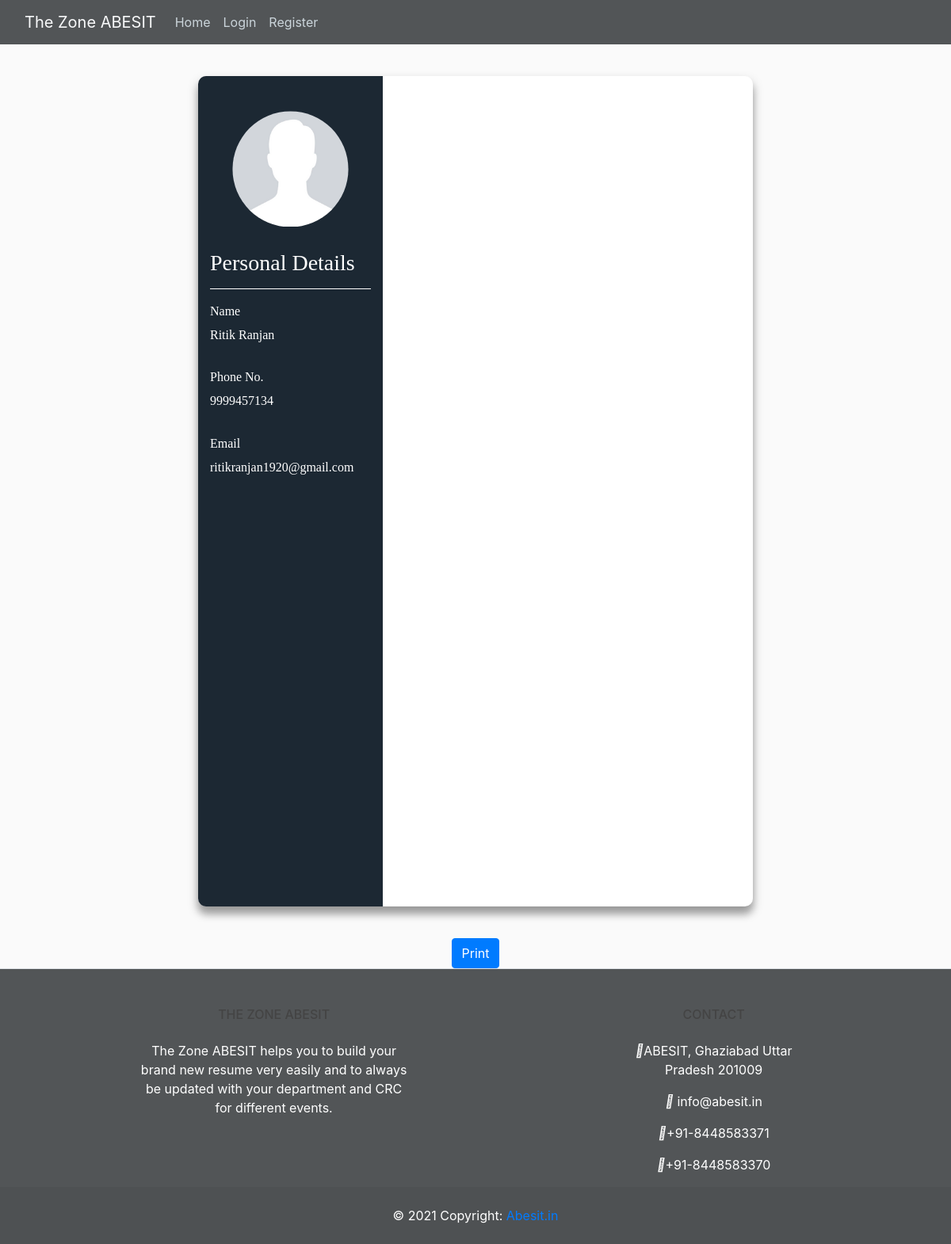
Screenshot of /1829010125/resume with the database file from the repository.
### zone/models.py (models this page shows, shortened)
class Student(db.Model, UserMixin):
    user_id = db.Column(db.String(12), primary_key=True, unique=True, nullable=False)
    name = db.Column(db.String(20), nullable=False)
    email = db.Column(db.String(120), unique=True, nullable=False)
    year = db.Column(db.String(1), nullable=False)
    branch = db.Column(db.String(30), nullable=False)
    headline = db.Column(db.String(100), nullable=False, default='Student')
    about = db.Column(db.String(300))
    clg_name = db.Column(db.String(30), nullable=False)
    mobile = db.Column(db.String(10), unique=True, nullable=False)
    image_file = db.Column(db.String(20), nullable=False, default='profile_default.jpg')
    skills = db.Column(db.String(500))
    password = db.Column(db.String(60), nullable=False)
    placement_info = db.Column(db.String(20), nullable=False, default="Not Placed")
    letter = db.Column(db.String(20))
    seen_department = db.Column(db.String(6), nullable=False, default="False")
    seen_crc = db.Column(db.String(6), nullable=False, default="False")
    projects = db.relationship('Project', backref='creator', lazy=True)
    placement = db.relationship('PlacedStudent', backref='placed')

### zone/routes.py (the view)
@app.route("/<string:user_id>/resume")
def resume(user_id):
    student = Student.query.filter_by(user_id=user_id).first()
    certificates = Certificates.query.filter_by(student_id=student.user_id).all()[:3]
    education = Education.query.filter_by(student_id=student.user_id).all()
    if student.skills is not None:
        skills = student.skills.split(',')[:10]
    else:
        skills = None
    return render_template('resume.html', student=student, certificates=certificates, education=education, skills=skills)

### zone/Templates/resume.html (shortened to what this page needs)
{% extends 'base.html' %}
{% block content %}
<div class="col-md-7 resume container-form">
    <div class="row-display font" id="resume"  style="height:1048px">
        <div class="col-md-4 left-side" >
            <img class="resume-img" src="{{ url_for('static', filename='profile_pics/' + student.image_file) }}">
            <br>
            <h3>Personal Details</h3>
            <div class="artificial-hr"></div>
            <label>Name</label>
            <h6>{{student.name}}</h6>
            <br>
            <label>Phone No.</label>
            <h6>{{student.mobile}}</h6>
            <br>
            <label>Email</label>
            <h6>{{student.email}}</h6>
            <br>
        </div>
        <div class="col-md-8 right-side">
            <br>
            <br>
            <br>
            <br>
        </div>
    </div>
    </div>
<button class="btn btn-resume-print btn-primary" id="download">Print</button>
{% endblock content %}

### zone/static/main.css (style rules this page uses)
body { background: #fafafa; color: #333333; margin-top: 6rem; }
h1, h2, h3, h4, h5, h6 { color: #444444; }
.container-form { background-color: #fff; box-sizing: border-box; border-radius: 10px; box-shadow: 0 7px 14px rgba(0,0,0,0.25), 0 10px 10px rgba(0,0,0,0.22); position: relative; overflow: hidden; }
.row-display { display: flex; }
* { margin: 0; padding: 0; -webkit-box-sizing: border-box; -moz-box-sizing: border-box; box-sizing: border-box; }
.resume { padding:10px; margin-left:auto; margin-right:auto; }
.resume-img { border-radius:500px; margin-left:auto; margin-right:auto; margin-top:1rem; width:inherit; height:inherit; padding:14%; }
.font { font-family:serif; }
.left-side { background-color:#1C2833; color:white; }
.left-side h3 { color: white; }
.left-side h6 { color: white; }
.artificial-hr { background-color: white; height:1px; width:100%; margin-top:1rem; margin-bottom: 1rem; }
.btn-resume-print { margin-left:auto; margin-right:auto; display:block; margin-top:5vh; }
.col-md-7 { padding:0; }

### rows the page displays
Student: image_file (placeholder picture), name "Ritik Ranjan", mobile "9999457134", email "ritikranjan1920@gmail.com"
